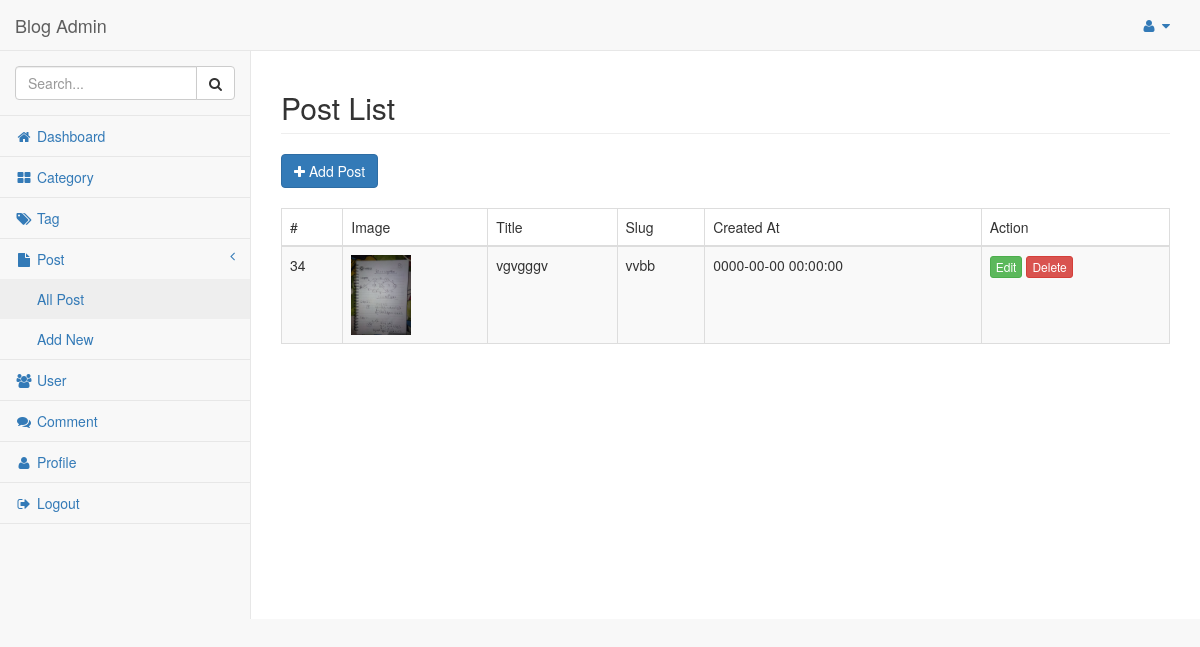
Screenshot of /admin/list-post.php (signed in) with the database file from the repository.
### tables this page shows
CREATE TABLE `posts` (
  `id` bigint(200) NOT NULL,
  `title` varchar(255) NOT NULL,
  `slug` varchar(255) NOT NULL,
  `content` longtext NOT NULL,
  `status` tinyint(1) NOT NULL DEFAULT 1,
  `image` varchar(255) DEFAULT NULL,
  `created_at` timestamp NULL DEFAULT NULL,
  `updated_at` timestamp NULL DEFAULT NULL,
  `user_id` int(50) NOT NULL,
  `category_id` int(50) NOT NULL,
  `like` int(100) DEFAULT NULL,
  `view` int(100) DEFAULT NULL
);

### admin/list-post.php (the view, shortened to what this page needs)
<?php
include 'include/head.php';
$sql = "SELECT * FROM posts";
$results = mysqli_query($conn, $sql);
?>
<body>
    <div id="wrapper">
        <nav class="navbar navbar-default navbar-static-top" role="navigation" style="margin-bottom: 0">
        <?php include 'include/navbar.php';?>
            <?php include 'include/sidebar.php';?>
        </nav>
        <div id="page-wrapper">
            <div class="row">
                <div class="col-lg-12">
                    <h2 class="page-header">Post List</h2>
                    <a href="add-post.php" class="btn btn-primary"><i class="fa fa-plus"></i> Add Post</a>
                </div>
            </div>
            <div class="row" style="margin-top:20px;">
                <div class="col-sm-12">
                    <table class="table table-striped table-bordered table-hover">
                        <thead>
                            <tr>
                                <td>#</td>
                                <td>Image</td>
                                <td>Title</td>
                                <td>Slug</td>
                                <td>Created At</td>
                                <td>Action</td>
                            </tr>
                        </thead>
                        <tbody>
                        <?php
                        if (mysqli_num_rows($results) > 0) {
                        while($row = mysqli_fetch_array($results)){
                        ?>
                        <tr>
                            <td>
                                <?php echo $row['id']; ?>
                            </td>
                            <td>
                                <img width="60" src="<?php echo $row['image']; ?>">
                            </td>
                            <td>
                                <?php echo $row['title']; ?>
                            </td>
                            <td>
                                <?php echo $row['slug']; ?>
                            </td>
                            <td>
                                <?php echo $row['created_at']; ?>
                            </td>
                            <td>
                            <a href="edit-post.php?id=<?php echo $row['id']; ?>" class="btn btn-xs btn-success ">Edit</a>
                            <a href="delete-post.php?id=<?php echo $row['id']; ?>" class="btn btn-xs btn-danger ">Delete</a>
                            </td>
                        </tr>
                    <?php
                        }
                    }else{
                        echo "<tr><td>No Records found.</td></tr>";
                    }
                    ?>
                    </tbody>
                    </table>
                </div>
            </div>
        </div>
    </div>
</body>
</html>

### rows the page displays
posts: id "34", image (picture), title "vgvgggv", slug "vvbb", created_at "0000-00-00 00:00:00"
